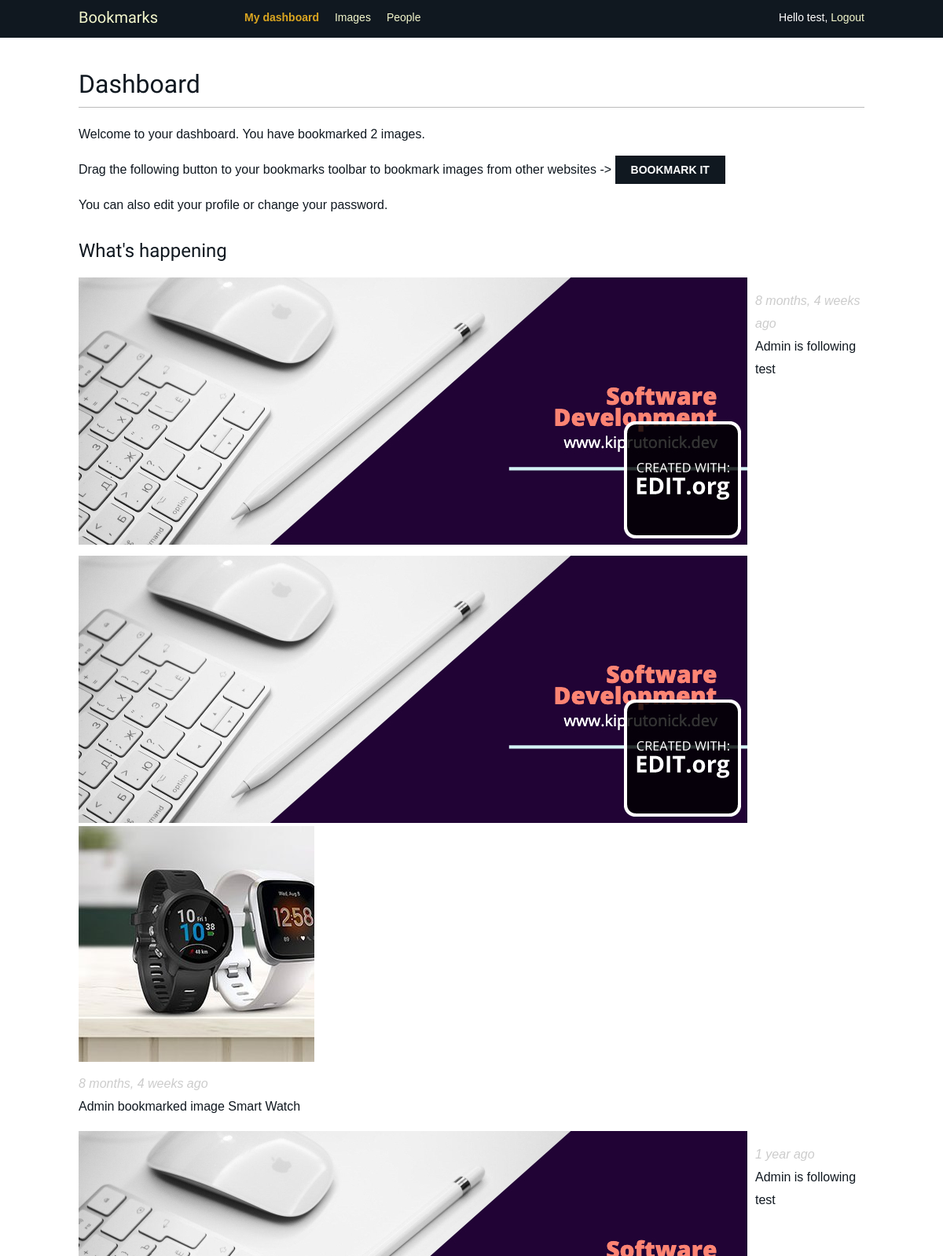
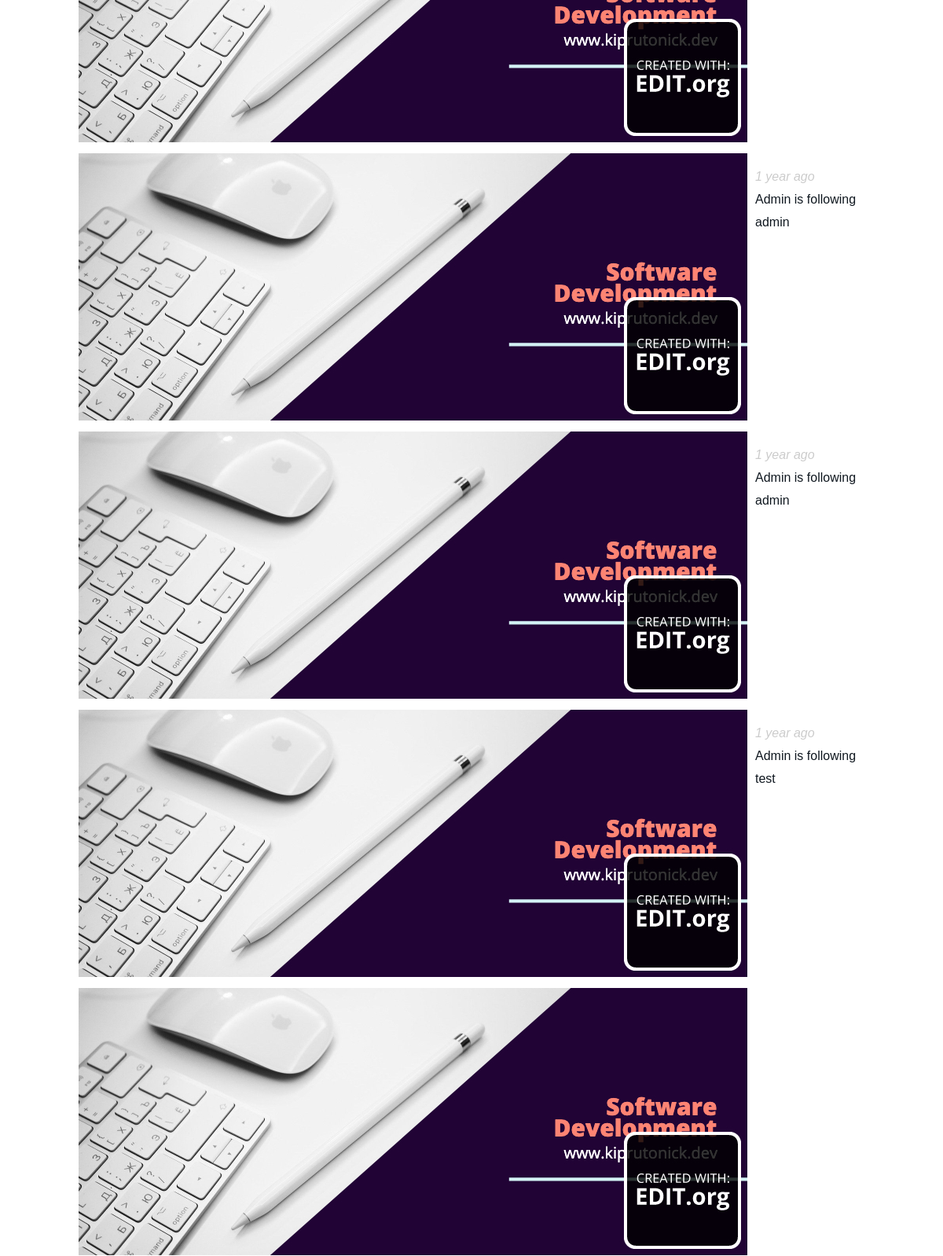
/account/ (signed in, upper part), run on the app's committed database (2 pictures, top to bottom).
### actions/models.py (models this page shows)
class Action(models.Model):
    user = models.ForeignKey('auth.User', related_name='actions', on_delete=models.CASCADE)
    verb = models.CharField(max_length=255)
    created = models.DateTimeField(auto_now_add=True)
    target_ct = models.ForeignKey(ContentType, blank=True, null=True, related_name='target_obj', on_delete=models.CASCADE)
    target_id = models.PositiveIntegerField(null=True, blank=True)
    target = GenericForeignKey('target_ct', 'target_id')
    class Meta:
        indexes = [
            models.Index(fields=['-created']),
            models.Index(fields=['target_ct', 'target_id']),
        ]
        ordering = ['-created']

### images/models.py (models this page shows, shortened)
class Image(models.Model):
    user = models.ForeignKey(settings.AUTH_USER_MODEL, related_name='images_created', on_delete=models.CASCADE)
    title = models.CharField(max_length=200)
    slug = models.SlugField(max_length=200, blank=True)
    url = models.URLField(max_length=2000)
    image = models.ImageField(upload_to='images/%Y/%m/%d')
    description = models.TextField(blank=True)
    created = models.DateField(auto_now_add=True)
    users_like = models.ManyToManyField(settings.AUTH_USER_MODEL, related_name='images_liked', blank=True)
    total_likes = models.PositiveIntegerField(default=0)
    def get_absolute_url(self):
        return reverse('images:detail', args=[self.id, self.slug])
    class Meta:
        indexes = [
            models.Index(fields=['-created']),
            models.Index(fields=['-total_likes']),
        ]
        ordering = ['-created']
    def __str__(self):
        return self.title

### account/views.py (the view)
# urls.py: path('', views.dashboard, name='dashboard'),
@login_required
def dashboard(request):
    actions = Action.objects.exclude(user=request.user)
    following_ids = request.user.following.values_list('id', flat=True)
    if following_ids:
        actions = actions.filter(user_id__in=following_ids)
    actions = actions.select_related('user', 'user__profile').prefetch_related('target')[:10]
    return render(request, 'account/dashboard.html', {'section': 'dashboard', 'actions':actions})

### account/templates/account/dashboard.html (shortened to what this page needs)
{% extends "base.html" %}
{% block content %}
    <h1>Dashboard</h1>
    {% with total_images_created=request.user.images_created.count %}
        <p>Welcome to your dashboard. You have bookmarked {{ total_images_created }} image{{ total_images_created|pluralize }}.</p>
    {% endwith %}
    <p>Drag the following button to your bookmarks toolbar to bookmark images from other websites -> <a href="javascript:{% include "bookmarklet_launcher.js" %}" class="button">Bookmark it</a></p>
    <p>You can also <a href="{% url "edit" %}">edit your profile</a> or <a href="{% url "password_change" %}">change your password</a>.</p>
    <h2>What's happening</h2>
    <div id="action-list">
        {% for action in actions %}
            {% include "actions/action/detail.html" %}
        {% endfor %}
    </div>
{% endblock %}

### account/templates/base.html (shortened to what this page needs)
{% load static %}
<!DOCTYPE html>
<html lang="en">
<head>
    <link rel="stylesheet" href="{% static "css/base.css" %}">
</head>
<body>
    <div id="header">
        <span class="logo">Bookmarks</span>
        {% if request.user.is_authenticated %}
            <ul class="menu">
                <li {% if section == "dashboard" %}class="selected"{% endif %}>
                    <a href="{% url "dashboard" %}">My dashboard</a>
                </li>
                <li {% if section == "images" %}class="selected"{% endif %}>
                    <a href="{% url "images:list" %}">Images</a>
                </li>
                <li {% if section == "people" %}class="selected"{% endif %}>
                    <a href="{% url "user_list" %}">People</a>
                </li>
            </ul>
        {% endif %}
        <span class="user">
            {% if request.user.is_authenticated %}
                Hello {{ request.user.first_name|default:request.user.username }},
                <a href="{% url "logout" %}">Logout</a>
            {% else %}
                <a href="{% url "login" %}">Log-in</a>
            {% endif %}
        </span>
    </div>
    <div id="content">
        {% block content %}
        {% endblock %}
    </div>
</body>
</html>

### actions/templates/actions/action/detail.html
{% load thumbnail %}
{% with user=action.user profile=action.user.profile %}
<div class="action">
    <div class="images">
        {% if profile.photo %}
            {% thumbnail user.profile.photo "80x80" crop="100%" as im %}
            <a href="{{ user.get_absolute_url }}">
                <img src="{{ im.url }}" alt="{{ user.get_full_name }}" class="item-img">
            </a>
        {% endif %}
        {% if action.target %}
            {% with target=action.target %}
                {% if target.image %}
                    {% thumbnail target.image "80x80" crop="100%" as im %}
                    <a href="{{ target.get_absolute_url }}">
                        <img src="{{ im.url }}" class="item-img">
                    </a>
                {% endif %}
            {% endwith %}
        {% endif %}
    </div>
    <div class="info">
        <p>
            <span class="date">{{ action.created|timesince }} ago</span>
            <br>
            <a href="{{ user.get_absolute_url }}">
                {{ user.first_name}}
            </a>
            {{ action.verb }}
            {% if action.target %}
                {% with target=action.target %}
                    <a href="{{ target.get_absolute_url }}">{{ target }}</a>
                {% endwith %}
            {% endif %}
        </p>
    </div>
</div>
{% endwith %}

### account/static/css/base.css (style rules this page uses)
body { margin:0; padding:0; font-family:helvetica, sans-serif; color: #101820; }
p { line-height: 1.8; }
a { color:#101820; text-decoration:none; }
h1, h2, h3, h4, h5 , h6 { font-family: 'Muli', sans-serif; font-weight:normal; }
h1 { border-bottom:1px solid #bbb; padding:0 0 10px 0; margin:10px 0 20px 0; }
h2 { margin:30px 0 20px; }
#header { padding:10px 100px; font-size:14px; background:#101820; color:#fff; border-bottom:4px solid #101820; overflow:auto; }
#header .logo { font-family: 'Muli', sans-serif; float:left; color:#f3f7cc; font-size:20px; margin-right:10%; }
#header ul.menu { list-style:none; float:left; margin:0; padding:0; }
#header ul.menu li { float:left; padding:4px 10px; }
#header ul.menu li.selected a, #header ul.menu li.selected a:hover { color: goldenrod; font-weight:bold; }
#header a { color:#f3f7cc; }
#header .user { float:right; padding-top:4px; }
#content { padding:30px 100px; }
input[type=submit], a.button { font-weight:bold; background:#101820; color:#fff; padding:10px 20px; font-size:14px; text-transform:uppercase; }
.action { clear:both; overflow:auto; }
.action .images { float:left; margin:0 10px 10px 0; }
.action .date { font-style:italic; color:#ccc; }

### data on the page
Action: created "8 months, 4 weeks", user.first_name "Admin", verb "is following", target "test"
Action: created "8 months, 4 weeks", user.first_name "Admin", verb "bookmarked image", target "Smart Watch"
Action: created "1 year", user.first_name "Admin", verb "is following", target "test"
Action: created "1 year", user.first_name "Admin", verb "is following", target "admin"
Action: created "1 year", user.first_name "Admin", verb "is following", target "admin"
Action: created "1 year", user.first_name "Admin", verb "is following", target "test"

### other printed values
{{ request.user.first_name|default:request.user.username }} "test"
{{ total_images_created }} "2"
